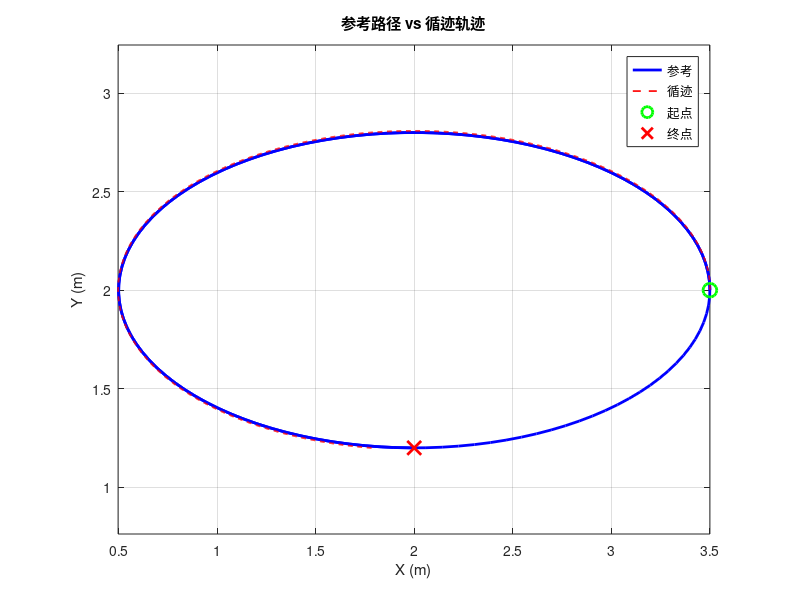
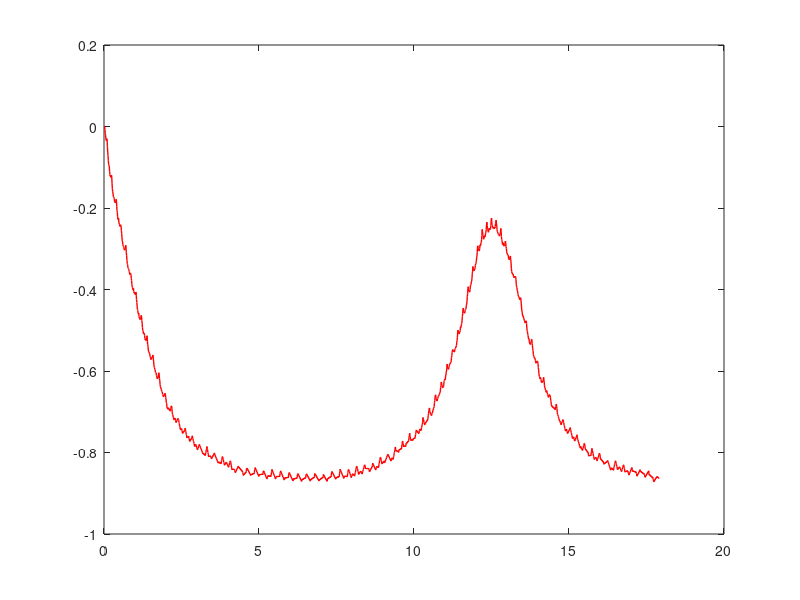

MATLAB code for these plots, in order: (Note: this script raises an error after producing the figures.)
%% 红外传感器PID循迹仿真
function line_following_pid(ref_path)
if nargin < 1  % 无输入参数时使用默认椭圆路径
    t = linspace(0, 3.5*pi, 200);  % 参数t从0到3.5π取200个点
    ref_path = [2 + 1.5*cos(t)', 2 + 0.8*sin(t)', ...  % 生成椭圆参考路径[x,y,θ]
                atan2(0.8*cos(t), -1.5*sin(t))'];
end

%% ==================== 1. 机器人参数设置 ====================
r_wheel = 0.09;  % 车轮半径0.09m
L_base  = 0.52;  % 两轮轮距0.52m
v_nom   = 0.3;  % 标称行驶速度0.3m/s

n_sensors  = 5;  % 红外传感器数量5个
sensor_spacing = 0.04;  % 相邻传感器间距0.04m
sensor_offsets = (-2:2) * sensor_spacing;  % 5个传感器的横向偏移[-0.08,-0.04,0,0.04,0.08]m
line_width = 0.03;  % 黑线检测宽度0.03m

Kp = 3.0;  % PID比例增益
Ki = 0.08;  % PID积分增益
Kd = 1.0;  % PID微分增益

dt       = 0.01;  % 仿真步长0.01s
max_time = 80;  % 最大仿真时长80s

%% ==================== 2. 参考路径预处理 ====================
ref_x = ref_path(:, 1);  % 提取参考路径x坐标序列
ref_y = ref_path(:, 2);  % 提取参考路径y坐标序列
n_ref = size(ref_path, 1);  % 参考路径总点数
path_len = sum(hypot(diff(ref_x), diff(ref_y)));  % 计算路径总长度

fprintf('\n========== PID 循迹仿真 ==========\n');  % 打印标题
fprintf('参考路径: %d 点, %.2f m\n', n_ref, path_len);  % 打印路径信息

%% ==================== 3. 仿真主循环 ====================
n_steps = ceil(max_time / dt);  % 最大仿真步数
log = zeros(n_steps, 7);  % 预分配日志矩阵，列：[t,x,y,θ,v,ω,横向误差]

x = ref_x(1);  % 初始x坐标
y = ref_y(1);  % 初始y坐标
theta = ref_path(1, 3);  % 初始航向角
e_int = 0;  % PID积分项初值
e_prev = 0;  % 上一时刻偏移量初值

for k = 1:n_steps  % 主仿真循环
    t_now = (k-1) * dt;  % 当前仿真时间

    fwd = 0.08;  % 传感器阵列安装在车体前方0.08m处
    sx = x + fwd*cos(theta) + sensor_offsets * cos(theta + pi/2);  % 5个传感器在全局坐标系的x坐标
    sy = y + fwd*sin(theta) + sensor_offsets * sin(theta + pi/2);  % 5个传感器在全局坐标系的y坐标

    sensor_state = zeros(1, n_sensors);  % 初始化传感器状态，0=未检测到，1=检测到黑线
    for s = 1:n_sensors  % 遍历5个传感器
        d = point_to_path(sx(s), sy(s), ref_x, ref_y);  % 计算传感器到参考路径的最短距离
        if d < line_width  % 距离小于线宽则认为检测到黑线
            sensor_state(s) = 1;  % 标记该传感器检测到黑线
        end
    end

    weights = -4:2:4;  % 传感器权重：左侧为负、中间为零、右侧为正
    active = find(sensor_state == 1);  % 找出检测到黑线的传感器编号

    if ~isempty(active)  % 有传感器检测到黑线
        offset = mean(weights(active));  % 加权平均计算偏移量
    else  % 丢线情况
        offset = e_prev * 1.5;  % 外推上一拍偏移量并放大，加大纠偏力矩
    end

    [~, min_i] = min((ref_x - x).^2 + (ref_y - y).^2);  % 找参考路径上距小车最近的点
    tang = ref_path(min_i, 3);  % 该最近点的切线方向
    lat_err = -(x - ref_x(min_i))*sin(tang) + (y - ref_y(min_i))*cos(tang);  % 计算法向横向误差

    e_int = e_int + offset * dt;  % 积分项累加
    e_int = max(-2, min(2, e_int));  % 积分抗饱和，限幅±2
    e_der = (offset - e_prev) / dt;  % 微分项计算
    e_prev = offset;  % 保存本拍偏移量供下一拍使用

    omega = Kp * offset + Ki * e_int + Kd * e_der;  % PID控制器输出角速度
    omega = max(-1.5, min(1.5, omega));  % 角速度限幅±1.5rad/s

    x     = x + v_nom * cos(theta) * dt;  % x坐标欧拉更新
    y     = y + v_nom * sin(theta) * dt;  % y坐标欧拉更新
    theta = theta + omega * dt;  % 航向角更新
    theta = atan2(sin(theta), cos(theta));  % 航向角归一化到[-π,π]

    log(k, :) = [t_now, x, y, theta, v_nom, omega, lat_err];  % 记录本步数据到日志

    if hypot(x - ref_x(end), y - ref_y(end)) < 0.2  % 距终点小于0.2m
        fprintf('到达终点! t = %.1f s\n', t_now);  % 打印到达时间
        log = log(1:k, :);  % 截断日志
        break;  % 结束仿真
    end
end

%% ==================== 4. 性能指标计算 ====================
rms_err  = sqrt(mean(log(:,7).^2));  % 横向误差均方根值RMS
max_err  = max(abs(log(:,7)));  % 最大绝对横向误差
final_t  = log(end, 1);  % 仿真实际耗时

fprintf('RMS 横向误差:  %.4f m (%.1f cm)\n', rms_err, rms_err*100);  % 打印RMS误差
fprintf('最大横向误差:  %.4f m (%.1f cm)\n', max_err, max_err*100);  % 打印最大误差
fprintf('仿真时长:      %.1f s\n', final_t);  % 打印仿真时长

%% ==================== 5. 结果可视化 ====================

figure('Color', 'w', 'Position', [50, 80, 700, 550]);  % 创建轨迹对比图
plot(ref_x, ref_y, 'b-', 'LineWidth', 2); hold on;  % 参考路径蓝色实线
plot(log(:,2), log(:,3), 'r--', 'LineWidth', 1.2);  % 实际循迹轨迹红色虚线
plot(ref_x(1), ref_y(1), 'go', 'MarkerSize', 10, 'LineWidth', 2);  % 起点绿色圆点
plot(ref_x(end), ref_y(end), 'rx', 'MarkerSize', 10, 'LineWidth', 2);  % 终点红色叉号
grid on; axis equal;  % 网格、等比例
xlabel('X (m)'); ylabel('Y (m)');  % 坐标轴标签
title('参考路径 vs 循迹轨迹');  % 图标题
legend('参考', '循迹', '起点', '终点', 'Location', 'best');  % 图例
saveas(gcf, 'line_following_traj.png');  % 保存图片
fprintf('已保存: line_following_traj.png\n');  % 打印保存信息

figure('Color', 'w', 'Position', [100, 100, 800, 450]);  % 创建横向误差图
plot(log(:,1), log(:,7)*100, 'r-', 'LineWidth', 1); hold on;  % 横向误差曲线（单位cm）
yline( rms_err*100, 'b--', sprintf('RMS=%.1fcm', rms_err*100));  % RMS误差参考线
yline(-rms_err*100, 'b--');  % 负RMS参考线
yline( line_width*100, 'g:');  % 正线宽边界
yline(-line_width*100, 'g:');  % 负线宽边界
grid on; xlabel('时间 (s)'); ylabel('误差 (cm)');  % 坐标轴标签
title('循迹横向误差');  % 图标题
saveas(gcf, 'line_following_error.png');  % 保存图片
fprintf('已保存: line_following_error.png\n');  % 打印保存信息

figure('Color', 'w', 'Position', [150, 120, 800, 450]);  % 创建角速度指令图
omg_rms = sqrt(mean(log(:,6).^2));  % 角速度RMS值
plot(log(:,1), log(:,6), 'r-', 'LineWidth', 1); hold on;  % 角速度曲线
yline( omg_rms, 'b--', sprintf('RMS=%.2f rad/s', omg_rms));  % 正RMS参考线
yline(-omg_rms, 'b--');  % 负RMS参考线
yline(0, 'k:');  % 零线
grid on; xlabel('时间 (s)'); ylabel('\omega (rad/s)');  % 坐标轴标签
title('纠偏角速度指令');  % 图标题
legend('角速度指令', 'Location', 'best');  % 图例
saveas(gcf, 'line_following_omega.png');  % 保存图片
fprintf('已保存: line_following_omega.png\n');  % 打印保存信息

figure('Color', 'w', 'Position', [200, 140, 400, 350]);  % 创建传感器布局示意图
hold on; grid on; axis equal;  % 保持绘图、网格、等比例
rectangle('Position', [-0.10,-0.06,0.20,0.12], 'Curvature', 0.2, ...  % 绘制车体轮廓矩形
          'EdgeColor', 'b', 'LineWidth', 2);
for s = 1:n_sensors  % 绘制5个传感器标记
    plot(sensor_offsets(s), 0.06, 'rs', 'MarkerSize', 12, 'MarkerFaceColor', 'r');  % 红色方块标记传感器
end
plot([-0.08, 0.08], [0.06, 0.06], 'k-', 'LineWidth', 3);  % 传感器阵列连线
xlabel('横向 (m)'); ylabel('纵向 (m)');  % 坐标轴标签
title('5路红外传感器布局');  % 图标题
saveas(gcf, 'sensor_layout.png');  % 保存图片
fprintf('已保存: sensor_layout.png\n');  % 打印保存信息
end

%% 计算点到多段线的最短距离
function d = point_to_path(px, py, path_x, path_y)
    d = inf;  % 初始最短距离设为无穷大
    n = length(path_x);  % 路径点数
    for i = 1:n-1  % 遍历每一段线段
        ax = path_x(i);   ay = path_y(i);  % 线段起点坐标
        bx = path_x(i+1); by = path_y(i+1);  % 线段终点坐标
        abx = bx-ax;  aby = by-ay;  % 线段向量
        apx = px-ax;  apy = py-ay;  % 点到起点的向量
        ab2 = abx^2 + aby^2;  % 线段长度的平方
        if ab2 < 1e-10  % 线段长度近似为零
            t = 0;  % 投影参数取0
        else
            t = max(0, min(1, (apx*abx+apy*aby)/ab2));  % 投影参数，截断到[0,1]区间
        end
        cx = ax + t*abx;  % 投影点x坐标
        cy = ay + t*aby;  % 投影点y坐标
        d = min(d, hypot(px-cx, py-cy));  % 更新最短距离
    end
end
